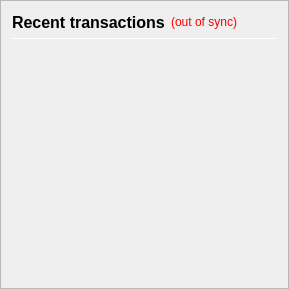
                <widget class="QFrame" name="frame_RecentTransactions">
                 <property name="minimumSize">
                  <size>
                   <width>0</width>
                   <height>0</height>
                  </size>
                 </property>
                 <property name="frameShape">
                  <enum>QFrame::StyledPanel</enum>
                 </property>
                 <property name="frameShadow">
                  <enum>QFrame::Raised</enum>
                 </property>
                 <layout class="QVBoxLayout" name="verticalLayout_4" stretch="0,0,0,0">
                  <item>
                   <layout class="QHBoxLayout" name="horizontalLayout_2">
                    <item>
                     <widget class="QLabel" name="label_4">
                      <property name="minimumSize">
                       <size>
                        <width>0</width>
                        <height>20</height>
                       </size>
                      </property>
                      <property name="font">
                       <font>
                        <pointsize>12</pointsize>
                        <weight>75</weight>
                        <bold>true</bold>
                       </font>
                      </property>
                      <property name="text">
                       <string>Recent transactions</string>
                      </property>
                     </widget>
                    </item>
                    <item>
                     <widget class="QLabel" name="labelTransactionsStatus">
                      <property name="cursor">
                       <cursorShape>WhatsThisCursor</cursorShape>
                      </property>
                      <property name="toolTip">
                       <string>The displayed information may be out of date. Your wallet automatically synchronizes with the AILE network after a connection is established, but this process has not completed yet.</string>
                      </property>
                      <property name="styleSheet">
                       <string notr="true">QLabel { color: red; }</string>
                      </property>
                      <property name="text">
                       <string notr="true">(out of sync)</string>
                      </property>
                      <property name="alignment">
                       <set>Qt::AlignRight|Qt::AlignTrailing|Qt::AlignVCenter</set>
                      </property>
                     </widget>
                    </item>
                    <item>
                     <spacer name="horizontalSpacer_Transaction">
                      <property name="orientation">
                       <enum>Qt::Horizontal</enum>
                      </property>
                      <property name="sizeHint" stdset="0">
                       <size>
                        <width>40</width>
                        <height>20</height>
                       </size>
                      </property>
                     </spacer>
                    </item>
                   </layout>
                  </item>
                  <item>
                   <widget class="Line" name="line_Transactions">
                    <property name="minimumSize">
                     <size>
                      <width>0</width>
                      <height>1</height>
                     </size>
                    </property>
                    <property name="maximumSize">
                     <size>
                      <width>16777215</width>
                      <height>1</height>
                     </size>
                    </property>
                    <property name="orientation">
                     <enum>Qt::Horizontal</enum>
                    </property>
                   </widget>
                  </item>
                  <item>
                   <widget class="QListView" name="listTransactions">
                    <property name="minimumSize">
                     <size>
                      <width>0</width>
                      <height>0</height>
                     </size>
                    </property>
                    <property name="styleSheet">
                     <string notr="true">QListView { background: transparent; }</string>
                    </property>
                    <property name="frameShape">
                     <enum>QFrame::NoFrame</enum>
                    </property>
                    <property name="verticalScrollBarPolicy">
                     <enum>Qt::ScrollBarAlwaysOff</enum>
                    </property>
                    <property name="horizontalScrollBarPolicy">
                     <enum>Qt::ScrollBarAlwaysOff</enum>
                    </property>
                    <property name="selectionMode">
                     <enum>QAbstractItemView::NoSelection</enum>
                    </property>
                   </widget>
                  </item>
                  <item>
                   <spacer name="verticalSpacer_2">
                    <property name="orientation">
                     <enum>Qt::Vertical</enum>
                    </property>
                    <property name="sizeType">
                     <enum>QSizePolicy::Expanding</enum>
                    </property>
                    <property name="sizeHint" stdset="0">
                     <size>
                      <width>20</width>
                      <height>40</height>
                     </size>
                    </property>
                   </spacer>
                  </item>
                 </layout>
                </widget>
